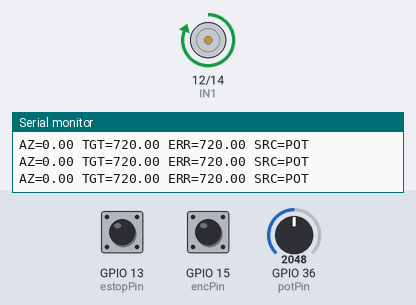
Bench run of a sketch on a simulated ESP32. On the bench: motor-driver pin pairs drawn as motors (green arrow = first pin HIGH = forward, orange = second pin HIGH = backward, longer = more drive, scaled by the enable pin), the last lines printed to the serial monitor. The inputs (shaded band) are chosen by the test bench; at power-on: GPIO 13 (estopPin) HIGH, GPIO 15 (encPin) HIGH, GPIO 36 (potPin) = 2048. WiFi joins after 1.5 s; servers stay silent unless stated; uploads are accepted with an empty reply.

Above: at 2.7 s.
2.8 s: GPIO 13 (estopPin) pulled LOW for 0.15 s
At 3.5 s:
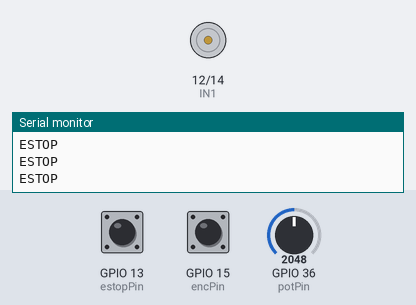
4.8 s: GPIO 13 (estopPin) pulled LOW for 1 s
At 6.4 s:
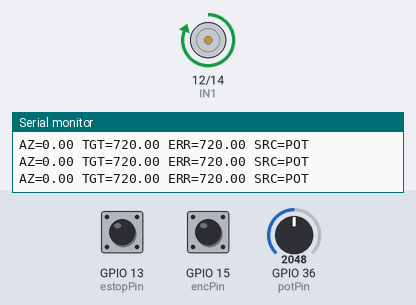
7.3 s: GPIO 13 (estopPin) pulled LOW for 3.2 s
At 8.2 s:
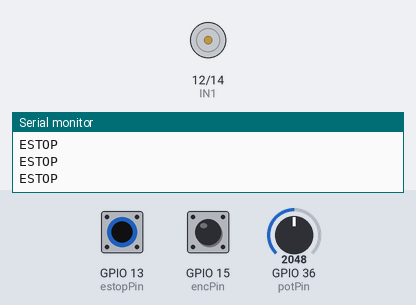
Timing chart, 0 to 10.3 s (numbered marks = the images above; inputs shaded):
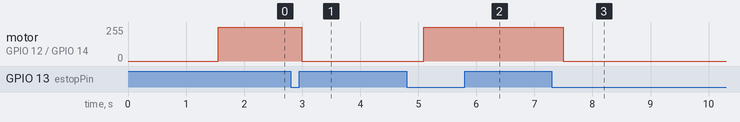

Measured:
- after the input at 2.8 s, motor on GPIO 12 (IN1) / GPIO 14 (IN2): forward 255/255 → stopped after 0.19 s
- after the input at 4.8 s, motor on GPIO 12 (IN1) / GPIO 14 (IN2): stopped → forward 255/255 after 0.29 s
- after the input at 7.3 s, motor on GPIO 12 (IN1) / GPIO 14 (IN2): forward 255/255 → stopped after 0.19 s

The sketch:

main.ino
```cpp
#include <ESP8266WiFi.h>
#include <ESP8266HTTPClient.h>
#include <ArduinoJson.h>

// WiFi
const char* ssid = "SARAO_Guest";
const char* password = "ska.2009";
const char* readingsUrl = "http://172.22.9.145:8000/api/v1/readings";
const char* commandsUrl = "http://172.22.9.145:8000/api/v1/commands/7/latest";

// Telescope
int telescope_id = 7;

// Motor pins
const int IN1 = 12;
const int IN2 = 14;
const int ENA = 2;

// Sensor pins
const int potPin    = A0;
const int encPin    = 15;
const int estopPin  = 13;

// Control
float kP       = 20.0;
float deadband = 3.0;
int   minPWM   = 150;

// State
float az             = 0.0;
float target         = 0.0;
bool  estopState     = false;
bool  lastButton     = HIGH;

// Command source tracking
float apiTarget      = -1.0;  // -1 means no api command yet
float potTarget      = 0.0;
unsigned long lastApiCommandTime = 0;
unsigned long lastPotChangeTime  = 0;
const unsigned long SOURCE_TIMEOUT = 10000;  // ms, after this other source can take over

// Network timing
unsigned long lastNetworkTime = 0;
const unsigned long networkInterval = 5000;

// Readings to post
float az_angle       = 0.0;
float el_angle       = 0.0;
String health_status   = "OK";
String movement_status = "IDLE";

void setup() {
  Serial.begin(115200);

  pinMode(IN1, OUTPUT);
  pinMode(IN2, OUTPUT);
  pinMode(ENA, OUTPUT);
  pinMode(potPin,   INPUT);
  pinMode(encPin,   INPUT);
  pinMode(estopPin, INPUT_PULLUP);

  stopMotor();

  WiFi.begin(ssid, password);
  Serial.print("Connecting");
  while (WiFi.status() != WL_CONNECTED) {
    delay(500);
    Serial.print(".");
  }
  Serial.println("\nConnected: " + WiFi.localIP().toString());
}

void loop() {

  // Emergency stop toggle
  bool button = digitalRead(estopPin);
  if (button == LOW && lastButton == HIGH) {
    estopState = !estopState;
    delay(150);
  }
  lastButton = button;

  if (estopState) {
    stopMotor();
    movement_status = "ESTOP";
    health_status   = "FAULT";
    Serial.println("ESTOP");
    delay(100);
    return;
  }

  health_status = "OK";

  // Read encoder, pwm absolute so no rollover needed
  az = readEncoderAngle();
  az_angle = az;

  // Read pot
  float rawPot = map(analogRead(potPin), 0, 1023, 0, 360);

  // Detect pot movement (>2 deg change = user is turning it)
  if (abs(rawPot - potTarget) > 2.0) {
    potTarget = rawPot;
    lastPotChangeTime = millis();
  }

  // Decide target: whichever source was updated most recently wins
  unsigned long now = millis();
  bool apiRecent = (apiTarget >= 0) && (now - lastApiCommandTime < SOURCE_TIMEOUT);
  bool potRecent = (now - lastPotChangeTime < SOURCE_TIMEOUT);

  if (apiRecent && (!potRecent || lastApiCommandTime > lastPotChangeTime)) {
    target = apiTarget;
  } else {
    target = potTarget;
  }

  // Hard limits
  if (az <= 0 && target < az) {
    stopMotor();
    movement_status = "LIMIT";
    Serial.println("Hard limit min");
    return;
  }
  if (az >= 360 && target > az) {
    stopMotor();
    movement_status = "LIMIT";
    Serial.println("Hard limit max");
    return;
  }

  // P controller
  float error = target - az;
  float power = kP * (error / 180.0);
  power = constrain(power, -1.0, 1.0);

  if (abs(error) < deadband) {
    stopMotor();
    movement_status = "IDLE";
  } else {
    applyMotor(power);
    movement_status = "MOVING";
  }

  // Debug
  Serial.print("AZ=");     Serial.print(az);
  Serial.print(" TGT=");   Serial.print(target);
  Serial.print(" ERR=");   Serial.print(error);
  Serial.print(" SRC=");   Serial.println(apiRecent && lastApiCommandTime > lastPotChangeTime ? "API" : "POT");

  // Network every 5s
  if (now - lastNetworkTime >= networkInterval) {
    lastNetworkTime = now;
    postReading();
    getLatestCommand();
  }

  delay(20);  // motor loop at 50hz
}

float readEncoderAngle() {
  unsigned long hi = pulseIn(encPin, HIGH, 25000);
  unsigned long lo = pulseIn(encPin, LOW,  25000);
  if (hi + lo == 0) return az;  // return last known if no pulse
  return (float(hi) / float(hi + lo)) * 360.0;
}

void applyMotor(float power) {
  int pwm = abs(power) * 255;
  if (pwm < minPWM) pwm = minPWM;
  if (power > 0) rotateCW(pwm);
  else           rotateCCW(pwm);
}

void stopMotor() {
  digitalWrite(IN1, LOW);
  digitalWrite(IN2, LOW);
  analogWrite(ENA, 0);
}

void rotateCW(int pwm) {
  digitalWrite(IN1, HIGH);
  digitalWrite(IN2, LOW);
  analogWrite(ENA, pwm);
}

void rotateCCW(int pwm) {
  digitalWrite(IN1, LOW);
  digitalWrite(IN2, HIGH);
  analogWrite(ENA, pwm);
}

void postReading() {
  if (WiFi.status() != WL_CONNECTED) return;

  HTTPClient http;
  WiFiClient client;
  http.begin(client, readingsUrl);
  http.addHeader("Content-Type", "application/json");

  StaticJsonDocument<300> doc;
  doc["telescope_id"]     = telescope_id;
  doc["azimuth_angle"]    = az_angle;
  doc["elevation_angle"]  = el_angle;
  doc["latitude"]         = 0;
  doc["longitude"]        = 0;
  doc["altitude"]         = 0;
  doc["gyroscope_x"]      = 0;
  doc["gyroscope_y"]      = 0;
  doc["gyroscope_z"]      = 0;
  doc["acceleration_x"]   = 0;
  doc["acceleration_y"]   = 0;
  doc["acceleration_z"]   = 0;
  doc["magnetic_field_x"] = 0;
  doc["magnetic_field_y"] = 0;
  doc["magnetic_field_z"] = 0;
  doc["health_status"]    = health_status;
  doc["movement_status"]  = movement_status;

  String payload;
  serializeJson(doc, payload);

  int code = http.POST(payload);
  Serial.print("POST: "); Serial.println(code);
  http.end();
}

void getLatestCommand() {
  if (WiFi.status() != WL_CONNECTED) return;

  HTTPClient http;
  WiFiClient client;
  http.begin(client, commandsUrl);

  int code = http.GET();
  Serial.print("GET: "); Serial.println(code);

  if (code == 200) {
    String response = http.getString();
    StaticJsonDocument<300> doc;
    if (!deserializeJson(doc, response)) {
      float newAz = doc["target_az_angle"];
      // Only treat as new command if value actually changed
      if (abs(newAz - apiTarget) > 0.5) {
        apiTarget = newAz;
        lastApiCommandTime = millis();
        Serial.print("New API target: "); Serial.println(apiTarget);
      }
    }
  }

  http.end();
}
```

get_now_datetime.cpp
```cpp
#include <ESP8266WiFi.h>
#include <time.h>         // built-in time functions

const char* ssid     = "YOUR_SSID";
const char* password = "YOUR_PASSWORD";

const char* ntpServer = "pool.ntp.org";
const long  gmtOffset_sec = 0; // UTC offset is 0
const int   daylightOffset_sec = 0; // No daylight saving for UTC

void setup(){
    Serial.begin(115200);
    Serial.println();

    // Connect to WiFi
    Serial.printf("Connecting to %s ", ssid);
    WiFi.begin(ssid, password);
    while (WiFi.status() != WL_CONNECTED) {
        delay(500);
        Serial.print(".");
    }
    Serial.println(" CONNECTED");

    // Configure NTP client for UTC time
    configTime(gmtOffset_sec, daylightOffset_sec, ntpServer);

    // Wait for time to be set
    while(!time(nullptr)){
        Serial.print(".");
        delay(100);
    }
    Serial.println("\nTime synchronized.");
}

void loop(){
  time_t now = time(nullptr); // Get current time (Unix epoch)

  // Use gmtime for UTC (Greenwich Mean Time)
  struct tm timeinfo;
  gmtime_r(&now, &timeinfo);

  // Format and print the time
  char timeString[50];
  strftime(timeString, sizeof(timeString), "%Y-%m-%d %H:%M:%S UTC", &timeinfo);
  Serial.println(timeString);

  delay(5000); // Update every 5 seconds
}
```
